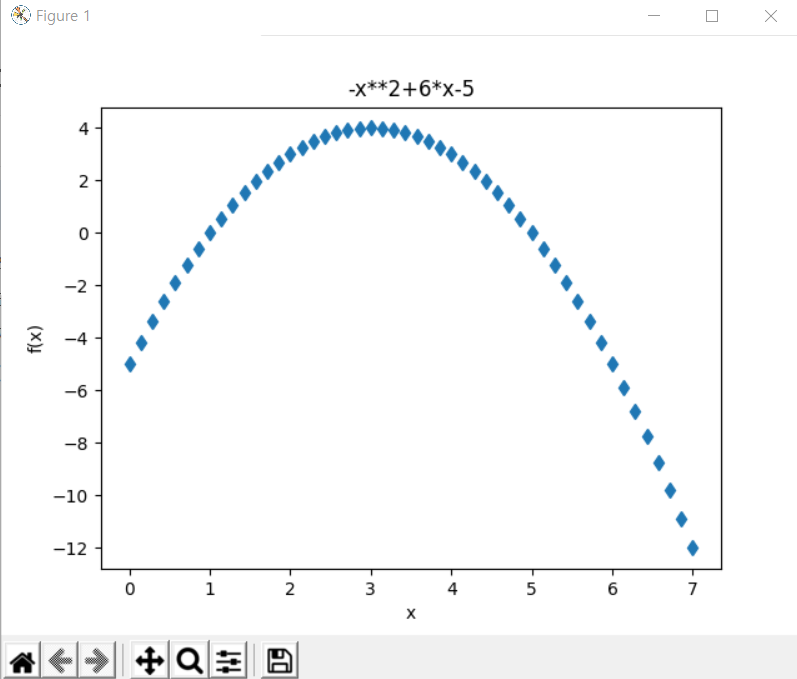

Write Python code to recreate this figure.
from numpy import linspace
import matplotlib.pyplot as plt

def f(x):
    return -x**2+6.0*x-5.0

x=linspace(0,7)

plt.plot(x,f(x),'d')
plt.plot(0,0,'b')
plt.xlabel('x')
plt.ylabel('f(x)')
plt.title('-x**2+6*x-5')
plt.show()
